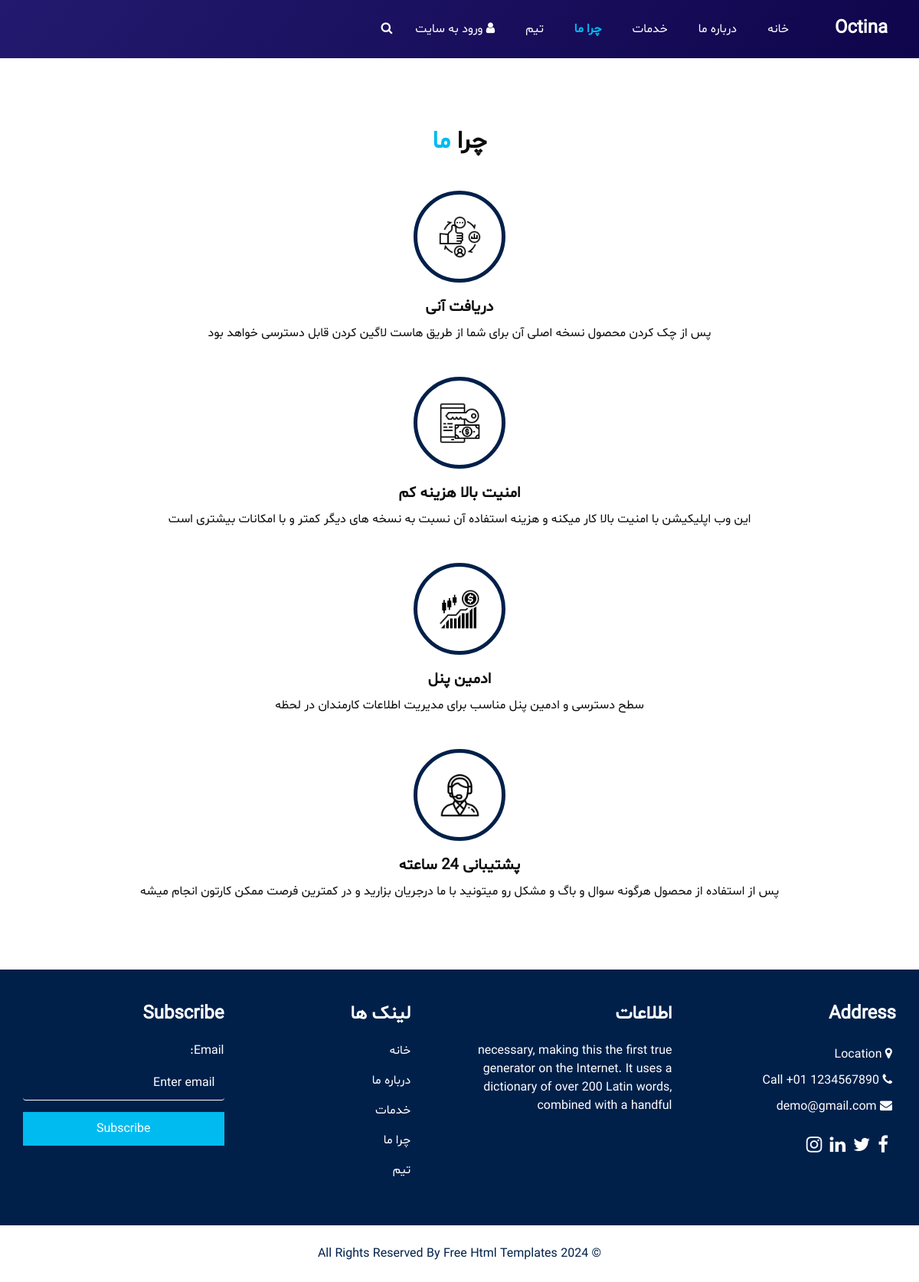
The app's page /why/ with its own data.
### home/models.py (models this page shows)
class WhyUs(models.Model):
    image = models.ImageField(upload_to='WhyUs')
    title = models.CharField(max_length=65)
    description = models.TextField()
    class Meta:
        verbose_name = 'چرا ما'
        verbose_name_plural = ' بخش چرا ما '

### home/views.py (the view)
# urls.py: path('why/', views.why, name='why'),
def why(request):
    context = {}
    whyUS = models.WhyUs.objects.all()
    context['whyUS'] = whyUS
    return render(request, 'home/why.html', context)

### home/form.py
class EmailSendingForm(forms.ModelForm):
    class Meta:
        model = EmailSend
        fields = ['email']
    def __init__(self, *args, **kwargs):
        super().__init__(*args, **kwargs)
        self.fields['email'].widget.attrs.update({
            'placeholder': 'Enter email',
            'class': 'form-control'
        })

### home/context_processors.py (called while the page is built)
def email_form_context(request):
    email_form = EmailSendingForm(request.POST or None)
    if request.method == 'POST' and email_form.is_valid():
        email = email_form.save(commit=False)
        if not request.user.is_anonymous:
            email.user = request.user
        email.save()
    else:
        if request.user.is_authenticated and request.user.email:
            initial_data = {'email': request.user.email}
            email_form = EmailSendingForm(request.POST or None, initial=initial_data)
    context = {'email_form': email_form}
    return context

### home/templates/home/why.html
{% extends 'base.html' %}
{% load static %}
{% block class %}sub_page{% endblock %}
{% block content %}
    </div>
    <section class="why_section layout_padding">
        <div class="container">
            <div class="heading_container heading_center">
                <h2>
                   چرا <span>ما</span>
                </h2>
            </div>
            <div class="why_container">
                {% for whyUSs in whyUS %}
                <div class="box">
                    <div class="img-box">
                        <img src="{{whyUSs.image.url}}" alt="">
                    </div>
                    <div class="detail-box">
                        <h5>
                            {{ whyUSs.title}}
                        </h5>
                        <p>
                            {{ whyUSs.description|linebreaksbr }}
                        </p>
                    </div>
                </div>
                {% endfor %}
            </div>
        </div>
    </section>
{% endblock %}

### templates/base.html
{% load static %}
{% include 'includes/head.html' %}
<body class="{% block class %}{% endblock %}">
{% include 'includes/header-navbar.html' %}
{% block content %}
{% endblock %}
{% include 'includes/info.html' %}
{% include 'includes/footer.html' %}
{% include 'includes/js.html' %}

### templates/includes/head.html (shortened to what this page needs)
{% load static %}
<!DOCTYPE html>
<html>
<head>
    <link rel="stylesheet" type="text/css" href="{% static 'css/bootstrap1.css' %}"/>
    <link rel="stylesheet" type="text/css"
          href="https://cdnjs.cloudflare.com/ajax/libs/OwlCarousel2/2.3.4/assets/owl.carousel.min.css"/>
    <link href="{% static 'css/font-awesome.min.css' %}" rel="stylesheet"/>
    <link href="{% static 'css/style1.css' %}" rel="stylesheet"/>
    <link href="{% static 'css/responsive.css' %}" rel="stylesheet"/>
</head>

### templates/includes/header-navbar.html (shortened to what this page needs)
{% load static %}
<div class="hero_area">
    <header class="header_section">
        <div class="container-fluid">
            <nav class="navbar navbar-expand-lg custom_nav-container ">
                <a class="navbar-brand" href="{% url 'home:home' %}">
            <span>
              Octina
            </span>
                </a>
                <div class="collapse navbar-collapse" id="navbarSupportedContent">
                    <ul class="navbar-nav  ">
                        <li class="nav-item {% if request.resolver_match.view_name == 'home:home' %}active{% endif %}">
                            <a class="nav-link" href="{% url 'home:home' %}">خانه <span class="sr-only">(current)</span></a>
                        </li>
                        <li class="nav-item {% if request.resolver_match.view_name == 'home:about' %}active{% endif %}">
                            <a class="nav-link" href="{% url 'home:about' %}"> درباره ما</a>
                        </li>
                        <li class="nav-item {% if request.resolver_match.view_name == 'home:service' %}active{% endif %}">
                            <a class="nav-link" href="{% url 'home:service' %}">خدمات</a>
                        </li>
                        <li class="nav-item {% if request.resolver_match.view_name == 'home:why' %}active{% endif %}">
                            <a class="nav-link" href="{% url 'home:why' %}">چرا ما</a>
                        </li>
                        <li class="nav-item {% if request.resolver_match.view_name == 'home:team' %}active{% endif %}">
                            <a class="nav-link" href="{% url 'home:team' %}">تیم</a>
                        </li>
                    {% if request.user.is_authenticated %}
                    	<li class="nav-item {% if request.resolver_match.view_name == 'user:logout' %}active{% endif %}">
                            <a class="nav-link" href="{% url 'user:logout' %}"> <i class="fa fa-user" aria-hidden="true"></i> خروج از اکانت</a>
                        </li>
                        {% else %}
                         <li class="nav-item {% if request.resolver_match.view_name == 'user:login' %}active{% endif %}">
                            <a class="nav-link" href="{% url 'user:login' %}"> <i class="fa fa-user" aria-hidden="true"></i> ورود به سایت</a>
                        </li>
                    {% endif %}
                        <form class="form-inline">
                            <button class="btn  my-2 my-sm-0 nav_search-btn" type="submit">
                                <i class="fa fa-search" aria-hidden="true"></i>
                            </button>
                        </form>
                    </ul>
                </div>
            </nav>
        </div>
    </header>

### templates/includes/info.html (shortened to what this page needs)
{% load static %}
<section class="info_section layout_padding2">
    <div class="container">
        <div class="row">
            <div class="col-md-6 col-lg-3 info_col">
                <div class="info_contact">
                    <h4>
                        Address
                    </h4>
                    <div class="contact_link_box">
                        <a href="">
                            <i class="fa fa-map-marker" aria-hidden="true"></i>
                            <span>
                  Location
                </span>
                        </a>
                        <a href="">
                            <i class="fa fa-phone" aria-hidden="true"></i>
                            <span>
                  Call +01 1234567890
                </span>
                        </a>
                        <a href="">
                            <i class="fa fa-envelope" aria-hidden="true"></i>
                            <span>
                  demo@gmail.com
                </span>
                        </a>
                    </div>
                </div>
                <div class="info_social">
                    <a href="">
                        <i class="fa fa-facebook" aria-hidden="true"></i>
                    </a>
                    <a href="">
                        <i class="fa fa-twitter" aria-hidden="true"></i>
                    </a>
                    <a href="">
                        <i class="fa fa-linkedin" aria-hidden="true"></i>
                    </a>
                    <a href="">
                        <i class="fa fa-instagram" aria-hidden="true"></i>
                    </a>
                </div>
            </div>
            <div class="col-md-6 col-lg-3 info_col">
                <div class="info_detail">
                    <h4>
                        اطلاعات
                    </h4>
                    <p>
                        necessary, making this the first true generator on the Internet. It uses a dictionary of over
                        200 Latin words, combined with a handful
                    </p>
                </div>
            </div>
            <div class="col-md-6 col-lg-2 mx-auto info_col">
                <div class="info_link_box">
                    <h4>
                        لینک ها
                    </h4>
                    <div class="info_links">
                        <a class="active" href="{% url 'home:home' %}">
                            خانه
                        </a>
                        <a class="" href="{% url 'home:about' %}">
                            درباره ما
                        </a>
                        <a class="" href="{% url 'home:service' %}">
                            خدمات
                        </a>
                        <a class="" href="{% url 'home:why' %}">
                            چرا ما
                        </a>
                        <a class="" href="{% url 'home:team' %}">
                            تیم
                        </a>
                    </div>
                </div>
            </div>
            <div class="col-md-6 col-lg-3 info_col ">
                <h4>
                    Subscribe
                </h4>
                <form method="post">
                   {{ email_form }}
                    <button type="submit">
                        Subscribe
                    </button>
                </form>
            </div>
        </div>
    </div>
</section>

### templates/includes/footer.html
{% load static %}
<section class="footer_section">
    <div class="container">
        <p>
            &copy; <span id="displayYear"></span> All Rights Reserved By
            <a href="https://html.design/">Free Html Templates</a>
        </p>
    </div>
</section>

### templates/includes/js.html (shortened to what this page needs)
{% load static %}
</body>
</html>

### assets/css/responsive.css (style rules this page uses)
@media (min-width: 1200px) { .container { max-width: 1170px; } }

### records on screen
WhyUs: image (picture), title "دریافت آنی", description "پس از چک کردن محصول نسخه اصلی آن برای شما از طریق هاست لاگین کردن قابل دسترسی خواهد بود"
WhyUs: image (picture), title "امنیت بالا هزینه کم", description "این وب اپلیکیشن با امنیت بالا کار میکنه و هزینه استفاده آن نسبت به نسخه های دیگر کمتر و با امکانات بیشتری است"
WhyUs: image (picture), title "ادمین پنل", description "سطح دسترسی و ادمین پنل مناسب برای مدیریت اطلاعات کارمندان در لحظه"
WhyUs: image (picture), title "پشتیبانی 24 ساعته", description "پس از استفاده از محصول هرگونه سوال و باگ و مشکل رو میتونید با ما درجریان بزارید و در کمترین فرصت ممکن کارتون انجام میشه"
